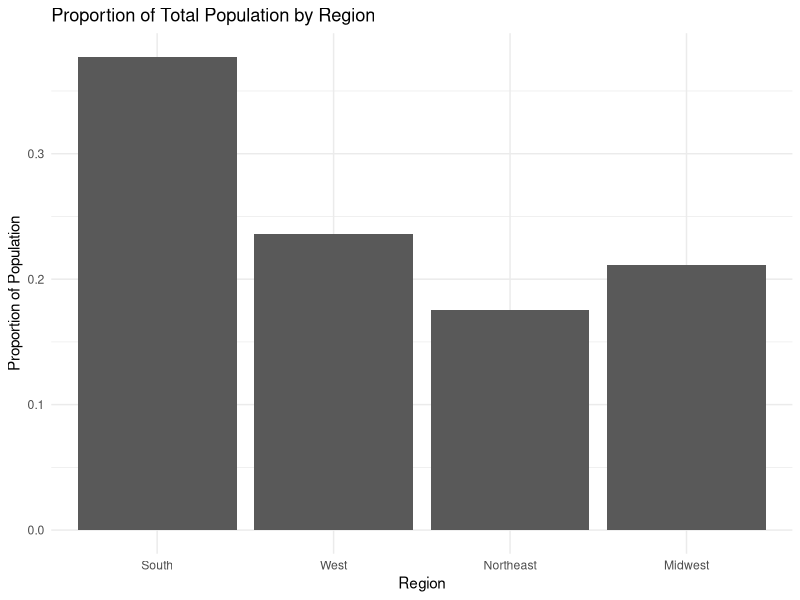
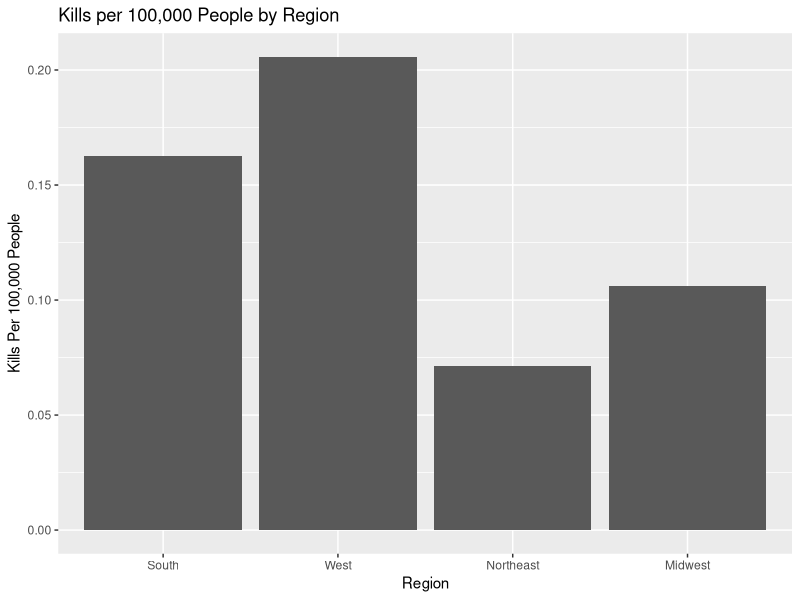
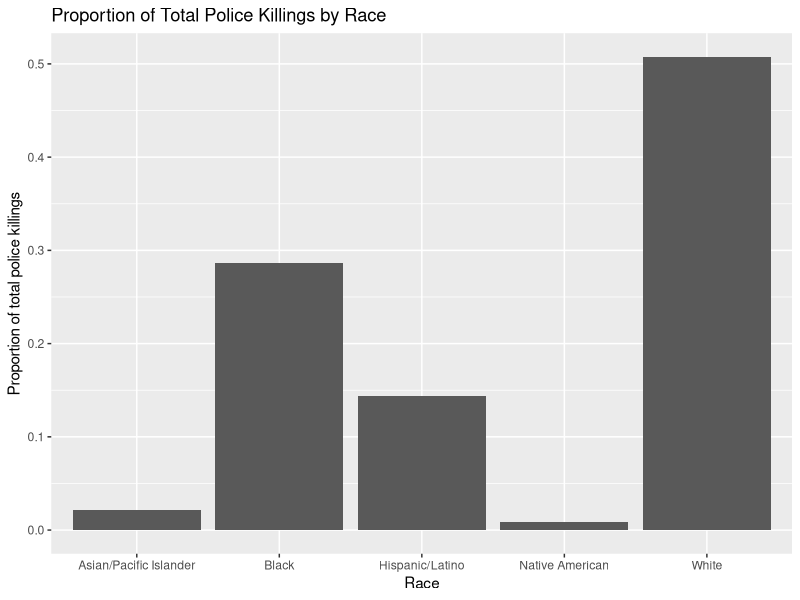

R code for these plots, in order: (Note: this script raises an error after producing the figures.)
## ---- chunk 1
knitr::opts_chunk$set(echo = TRUE)
library(tidyverse)
library(Hmisc)
library(modelr)
library(dplyr)
library(xtable)
library(forcats)


# Import Data Below
PoliceKillings<-read_csv("PKcleanP2.csv")

# Add DC to the South region
PoliceKillings$region[which(PoliceKillings$State=="DC")]<-"South"
## ---- chunk 2
# Adding populations by state and adding populations by region
populations<-read_csv("StatePops.csv")
pops<-populations[-1,3:11]


# Import states by region
region.data<-read_csv("StatesbyCensusRegion.csv")


# Joining state pop and region data
pops1<-pops %>%
  select("GEO.display-label","respop72015") %>%
  rename(State="GEO.display-label",Pop2015=respop72015) %>%
  left_join(region.data,by="State") %>%
  mutate(Pop2015=as.numeric(Pop2015)) %>%
  group_by(region) %>%
  mutate(PopByRegion=sum(Pop2015)) %>%
  select(PopByRegion,region) %>%
  ungroup() %>%
  mutate(Pop.prop=PopByRegion/PopByRegion[1])

# Create a tibble of uniqe regions, pops, and prop pops
pops2<- tibble(PopByRegion=unique(pops1$PopByRegion),Region=unique(pops1$region),Pop.prop=unique(pops1$Pop.prop))

# Converting region variable to a factor
regions<-pops2 %>%
  mutate(Region=as_factor(Region))
levels(regions$Region)

# Remove the row for US total police killings
regions<-regions[-c(is.na(regions$Region)),]

## ---- chunk 3
# Print out a plot of proportion of population in each region
ggplot(regions) +
  geom_col(aes(x=fct_explicit_na(Region,na_level = "US Total"),y=Pop.prop))+
  xlab("Region")+
  ylab("Proportion of Population")+
  ggtitle("Proportion of Total Population by Region")+
  theme_minimal()
## ---- chunk 4
# Count how many police killings are in each state
state.kills<-PoliceKillings %>%
  select(State) %>%
  mutate(State=as_factor(State)) %>%
  group_by(State) %>%
  dplyr::summarize(count=n())

# Count how many police killings are in each region
region.kills<-PoliceKillings %>%
  select(region) %>%
  mutate(region=as_factor(region)) %>%
  group_by(region) %>%
  dplyr::summarize(count=n())

## ---- chunk 5
# Create population state data frame
states<- pops %>%
  select("GEO.display-label","respop72015") %>%
  rename(State="GEO.display-label",Pop2015=respop72015) %>%
  mutate(Pop2015=as.numeric(Pop2015)) %>%
  left_join(region.data,by="State") %>%
  select(-region)

# Join police killings by state with population state data and create a variable for kills per 100,000 per state
states1<-states[-c(1),] %>%
  select(Pop2015,State,state) %>%
  right_join(state.kills,by=c("state"="State")) %>%
  mutate(kill.pc.state=count/Pop2015*100000)

# Join police killings by region with population regions data and create a variable for kills per 100,000 per region
regions1<-regions %>%
  select(PopByRegion,Region) %>%
  right_join(region.kills,by=c("Region"="region")) %>%
  mutate(kill.pc.region=count/PopByRegion*100000)

## ---- chunk 6
# Create a graph for police killing rates per 100,000 people by region
ggplot(regions1)+
  geom_col(aes(x=Region,y=kill.pc.region))+
  ylab("Kills Per 100,000 People")+
  ggtitle("Kills per 100,000 People by Region")
## ---- chunk 7
Races <- PoliceKillings %>% 
  group_by(Race) %>%
  dplyr::summarize(count=n()) %>%
  ungroup() %>%
  mutate(prop=count/sum(count)) 

# Remove the row for unknown races
Races<-Races[-c(which(Races$Race=="Unknown")),]

ggplot(Races) +
  geom_col(aes(x=Race,y=prop))+
  ylab("Proportion of total police killings")+
  ggtitle("Proportion of Total Police Killings by Race")
## ---- chunk 8
Ages <- PoliceKillings %>% 
  mutate(Age = as.factor(Age)) %>%
  group_by(Age)
levels(Ages$Age)
## ---- chunk 9
Ages1 <- Ages %>%
  mutate(Age_Bin=fct_collapse(Age,
                           Teenager = levels(Age)[c(1:4)],
                           Twenties = levels(Age)[c(5:14)],
                           Thirties = levels(Age)[c(15:25)],
                           Forties = levels(Age)[c(26:34)],
                           Fifties = levels(Age)[c(35:44)],
                           Sixties = levels(Age)[c(45:52)],
                           Seventies =  levels(Age)[c(53:58)],
                           Eighties = levels(Age)[c(59:60)],
                           Unknown = levels(Age)[c(61)]
                           )) %>%
           group_by(Age_Bin) %>%
           dplyr::summarize(n=n()) %>%
           ungroup() %>%
           mutate(prop=n/sum(n))
           
# Remove the row for unknown age
Ages1<-Ages1[-c(which(Ages1$Age_Bin=="Unknown")),]
## ---- chunk 10
ggplot(PoliceKillings)+
  geom_histogram(aes(x=med.tract.household.inc),bins=20,fill='deepskyblue1')+
  geom_vline(xintercept=mean.inc,linetype="dashed",color="red")+
  facet_wrap(region~.)+
  theme_dark()+
  xlab("Median Household Income")+
  ylab("Number of Deaths")+
  theme(axis.text.x=element_text(angle=45,hjust=1))+
  scale_x_continuous(breaks=c(25000,50000,75000,100000))
## ---- chunk 11
mean.inc<-mean(PoliceKillings$med.tract.household.inc)

ggplot(PoliceKillings)+
  geom_histogram(aes(x=med.tract.household.inc),bins=20,fill='deepskyblue1')+
  geom_vline(xintercept=mean.inc,linetype="dashed",color="red")+
  facet_wrap(region~.)+
  theme_dark()+
  xlab("Median Household Income")+
  ylab("Number of Deaths")
## ---- chunk 12
PD = 
  PoliceKillings %>% 
  mutate( 
    killed = ifelse("age">16, 1, 0), 
    killed = factor(killed, levels=c("0","1"), labels = c("Alive","Dead")))
  
ggplot(PD) + 
  geom_bar(mapping = aes(killed)) + 
  theme_light() + 
  ggtitle("Police Violence in 2015") + xlab("Status of Victims") + ylab("Count")
## ---- chunk 13
Agencies = 
  PoliceKillings %>% 
  arrange(Law_Enforcement_Agency) %>% 
  group_by(Law_Enforcement_Agency) %>%
  dplyr::summarize(n = n()) %>%
  mutate( freq = n / sum(n))

Agencies2 = inner_join(Agencies, PoliceKillings) %>%
  select("Law_Enforcement_Agency","freq", -("n"), -("Name"), "Age":"region") 

## ---- chunk 14
Agencies = 
  PoliceKillings %>% 
  group_by(Law_Enforcement_Agency) %>%
  dplyr::summarize(n = n()) %>%
  mutate( freq = n / sum(n))

Agencies2 = inner_join(Agencies, PoliceKillings) %>%
  select("Law_Enforcement_Agency","freq", -("n"), -("Name"), "Age":"region") 

Agencies3 = 
  Agencies2 %>% 
  group_by(Law_Enforcement_Agency) %>% 
  mutate(Population = median(Population),
         Proportion_White = median(Proportion_White), 
         Proportion_Black = median(Proportion_Black), 
         Proportion_Hispanic = median(Proportion_Hispanic), 
         med.tract.personal.inc = median(med.tract.personal.inc),
         med.tract.household.inc = median(med.tract.household.inc), 
         med.county.household.inc = median(med.county.household.inc), 
         Poverty_Rate = median(Poverty_Rate),
         Unemployment_Rate = median(Unemployment_Rate),
         Proportion_Attended_College = median(Proportion_Attended_College), 
         inc.quint.nat = median(inc.quint.nat),
         tractvcount.percentile = median(tractvcount.percentile),
         Age = as.numeric(Age),
         Age = median(Age))

ggplot(data = Agencies3, mapping = aes(x = Population, y=freq, color = region)) + geom_point() + ylab("Median Population") + ylab("Frequency of Fatality") + ggtitle("Frequencies of Fatal Police Shootings Grouped by Department")
## ---- chunk 15
ggplot(data=PoliceKillings) + 
  geom_histogram(mapping=aes(x=Proportion_Attended_College),bins=15,fill="deepskyblue1")+
  labs(x="Proportion that Attended College",y="Number of Deaths",title="College Education vs. Police Killings") + theme_dark()
## ---- chunk 16
unique(PoliceKillings$Cause_Of_Death)
ggplot(data=PoliceKillings) +
  geom_bar(aes(x=Cause_Of_Death))
NoGun= filter(PoliceKillings, Cause_Of_Death != "Gunshot")
ggplot(data=NoGun) +
  geom_bar(aes(x=Cause_Of_Death), color="black",fill=c("red","blue","darkgreen","purple"),size=2) + 
  xlab("Cause of Death") + ylab("Number of Deaths") + 
  theme_light()
## ---- chunk 17
PK1=PoliceKillings%>%
  mutate(higherthanavg=if_else(Unemployment_Rate>0.054,"Yes","No"))
table(PK1$higherthanavg) #count of whether each killing occured in an area that has an unemployment rate higher than the national average of 3.6%

URranges1=cut2(PoliceKillings$Unemployment_Rate,c(0.02,0.04,0.06,0.08,0.1,0.12,0.14,0.16,0.18,0.2,0.22,0.24,0.26,0.28,0.3,0.32,0.34,0.36,0.38,0.4)) 
summary(URranges1) #splitting up unemployment into ranges and then finding the count for each bin

ggplot(PoliceKillings,aes(x=Unemployment_Rate))+geom_histogram(breaks=c(0.02,
                      seq(0.05,0.5,0.05)),col="magenta")+geom_vline(xintercept = 0.054,linetype="dashed",color="yellow")

#histogram of unemployment values

## ---- chunk 18
Armed1=table(PoliceKillings$Armed)
print(Armed1)
ggplot(PoliceKillings,aes(x=PoliceKillings$Armed))+geom_bar()+coord_flip()+xlab("Armed vs Unarmed")
## ---- chunk 19
#
## ---- chunk 20
#
